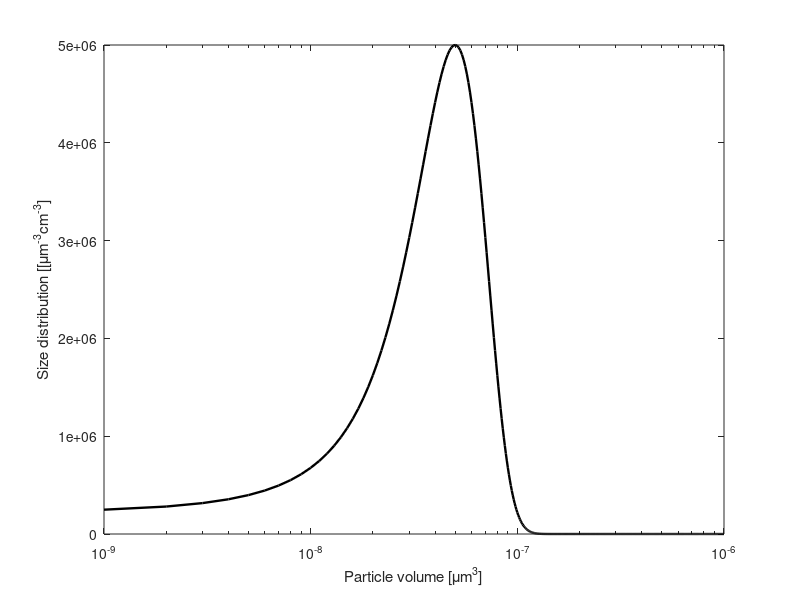

This chart was generated by the following MATLAB code: (Note: this script raises an error after producing the figure.)
% This code calculates an example temporal evolution with chosen parameter
% for monodisperse General Dynamic Equation of Aerosols (GDE), which is
% described in detail in Seinfeld, J. H., & Pandis, S. N. (2016).
% Atmospheric chemistry and physics: From air pollution to climate change,
% 3rd edition.
%
% Chosable parameters are:
% - Decision parameter for discrete GDE calculation
% - Plot initial distribution
% - Number of elements and bins for FEM and sectional method respectively
% - Upwinding Petrov-Galerkin parameter
% - Size interval for aerosol distribution
% - Initial distribution
% - Growth function
%
% Teemu Salminen
% Department of Technical Physics
% Unversity of Eastern Finland
% March 2023
%
clear all
close all
clc

% Add functions subfolder into the search path
addpath(genpath([pwd,'\GDE_functions']))

% CREATE DISCRETE GDE TEMPORAL EVOLUTION
create_disc = 'y'; % 'n'/'y' (no/yes)

% PLOT INITIAL SIZE DISTRIBUTION
plot_init = 'y'; % 'n'/'y' (no/yes)

% NUMBER OF BINS AND ELEMENTS
bins = 100;
elements = 100;

% PARAMETERS FOR THE SIZE INTERVAL
Vmin = -9;
Vmax = -6; % The size interval is chosen to be narrow because of discrete GDE

% PETROV-GALERKIN PARAMETER
eps = 0.3;

% Discretization for the discrete GDE
vv = 10^Vmin:10^Vmin:10^Vmax;
vv = vv(:);

% Changing the value of the number distribution to value of number
% concentration (for monomers)
vN0 = vv(1);
n01 = 5e10;
N0 = vN0*n01;

% CREATING INITIAL DISTRIBUTION
sigma1 = 2e-8;
mu1 = 50*10^Vmin;
N1 = 5e6;
f1 = N1*exp(-0.5*((vv-mu1)./sigma1).^2);
n_initial = @(v)  N1*exp(-0.5*((v-mu1)./sigma1).^2);
n0 = n_initial(vv);

% TEMPORAL DISCRETIZATION PARAMETER
tmax = 96;
delta_t = 0.5;
tt = [0:delta_t:tmax]';

if plot_init == 'y'
    figure
    semilogx(vv,n0,'k','LineWidth',1.7)
    xlabel('Particle volume [\mum^3]')
    ylabel('Size distribution [[\mum^{-3}cm^{-3}]')
    drawnow
end

% CREATE COAGULATION KERNEL
% This can be changed. Here Brownian coagulation kernel is applied

% Parameters for the coagulation kernel function
T = 280; % Temperature K
rho = 1000; % kg/m^3 Density of particles
rho = rho*10^-(6*3); % kg/mum^3
k_b = 1.3806e-23; % m^2*kg*s^-2 K ^-1 Boltzmans constant
k_b = k_b*10^(2*6); % mum^2...
b = (3/(4*pi))^(1/6)*sqrt(6*k_b*T/rho);
% b = b*10^(-4*1); % unit convertion to cm/s

% Coagulation kernel function (Can be changed)
fun = @(v,w) 3600*10^(-9)*b*(1./w+1./v).^(1/2).*(v.^(1/3)+w.^(1/3)).^2;

%% Discrete GDE time evolution where smallest particle consist 2 monomers
if create_disc == 'y'
    [N_disc,n_disc,d_disc,dd_disc,tt_disc] = discrete_GDE_solver_final(vv(2),10^Vmax,fun, n_initial,@(t) 0,[], delta_t, tmax, 'crank',vN0,n01,'GDE');
end
%% FEM matrix creations for the problem
if create_disc == 'y'
    g = logspace(log10(min(d_disc)),Vmax,elements)';
else
    g = logspace(Vmin,Vmax,elements)';
end
g = g(:);

% CREATE COAGULATION FEM MATRICES
% Inputs: 1. node points, 2. coagulation kernel, 3. number of quadrature
% points (3,5), Petrov-Galerkin parameter
[B,C,B_petrov,C_petrov] = Coagulation_quadrature_matrix_creator2(g,fun,3,eps);

% CREATE CONDENSATION FEM MATRICES
% Function for condensation can be changed!
GR = @(v) 3600*10^(-9)*N0.*10^Vmin*b*(1./(10^Vmin)+1./v).^(1/2).*(v.^(1/3)+(10^Vmin).^(1/3)).^2;
% Derivative of GR
dGR = @(v) 3600*10^(-9)*N0.*10^Vmin*b*(-(1/2)*v.^(-2).*(1./(10^Vmin)+1./v).^(-1/2).*(v.^(1/3)+(10^Vmin).^(1/3)).^2 ...
    +2*(1/3)*v.^(-2/3).*(1./(10^Vmin)+1./v).^(1/2).*(v.^(1/3)+(10^Vmin).^(1/3)));

if exist('d_disc','var')
    [K_petrov,M_petrov,~,K,M] = Condensation_FEM_matrix_creator(...
        elements,[log10(min(d_disc)),Vmax],GR,dGR,eps);
else
    [K_petrov,M_petrov,~,K,M] = Condensation_FEM_matrix_creator(...
        elements,[Vmin,Vmax],GR,dGR,eps);
end
M = cell2mat(M);
M_petrov = cell2mat(M_petrov);
K = cell2mat(K);
K_petrov = cell2mat(K_petrov);

%% FE time evolutions
n_FEM(:,1) = n_initial(g);
n_PGFEM(:,1) = n_initial(g);
if exist('n_disc','var')
    derivative = [0;diff(n_disc(1,:))'];
    [n_FEM,tt1] = CrankNicolsonGDE_new( M,K,B,C,n_FEM,[0,tmax],delta_t,n_disc(1,:)',derivative);
else
    % With zero boundary condition
    [n_FEM,tt1] = CrankNicolsonGDE_new( M,K,B,C,n_FEM,[0,tmax],delta_t,zeros(length(tt),1),zeros(length(tt),1));
end

%% Sectional method for the GDE

if create_disc == 'y'
    d_edges = logspace(log10(min(d_disc)),Vmax,bins)';
else
    d_edges = logspace(Vmin,Vmax,bins)';
end
d_widths = diff(d_edges);
d = d_edges(1:end-1) + .5*d_widths; % midpoints of the bins
R = zeros(length(d));

% Creating size splitting operator for the sectional method
X = Size_splitting_operator(d);

nd = length(d);


bb = -1./diff(d);
a = -(d_widths(2:end)./d_widths(1:end-1)).*bb;
bb = [bb(1); bb];

% GR = @(v) 3600*10^(-9)*N0.*10^Vmin*b*(1./(10^Vmin)+1./v).^(1/2).*(v.^(1/3)+(10^Vmin).^(1/3)).^2;
I = zeros(nd,1);
I = GR(d);

it = 1;
g_true = [];
g_true(:,it) = I;

AA = diag(bb.*g_true(:,it));
gg = g_true(:,it);
AAtmp = diag(a.*gg(1:end-1));
AA(2:end,1:end-1) = AA(2:end,1:end-1) + AAtmp;

for j = 1:length(d)

    Beta(:,j) = fun(d,d(j));

end
Beta_form = Beta;

% Initial distribution
n_diff(:,1) = n_initial(d);
N_diff(:,1) = n_diff.*d_widths;
tic
for kk = 1:length(tt)-1

    % Formation matrix F creation
    F = zeros(length(d));
    for j = 1:length(d)

        F(j,:) = N_diff(:,kk)'*(0.5*Beta_form.*X{j});


    end
    R = N_diff(:,kk).*Beta;

    % Crank-Nicolson for difference method
    N_diff(:,kk+1) = (eye(size(F))-delta_t/2*(F-R+AA))\(N_diff(:,kk)+delta_t/2*(F-R+AA)*N_diff(:,kk));
    n_diff(:,kk+1) = N_diff(:,kk+1)./d_widths;
end

%% Error computations for the FEM and the sectional method
if create_disc == 'y'
    [error_sec,avg_error_sec] = Error_estimator(d,n_diff,d_disc,n_disc,d_edges,1);
    [error_FEM,avg_error_FEM] = Error_estimator(g,n_FEM,d_disc,n_disc);
end
%% Plotting

% Create figure by using the fig function
h1 = fig('width',12.75,'height',12,'font','Helvetica','fontsize',13);

if create_disc == 'y'
    semilogx(d_disc,n_disc(:,1),'k--','LineWidth',1.5)
    hold on
    semilogx(g,n_FEM(:,end),'b','LineWidth',1.1)
    semilogx(d,n_diff(:,end),'r','LineWidth',1.1)
    semilogx(d_disc,n_disc(:,end),'k--','LineWidth',1.5)
    legend('Discrete','FEM','Sectional','location','northwest')
    xlabel('Particle Volume [\mum^3]')
    ylabel('Size distribution [\mum^{-3}cm^{-3}]')
    legend boxoff

    h2 = fig('width',12.75,'height',12,'font','Helvetica','fontsize',13);
    plot(tt,error_FEM,'LineWidth',1.5)
    hold on
    plot(tt,error_sec,'LineWidth',1.5)
    xlabel('Evolution time [s]')
    ylabel('Relative error [%]')
    legend('FEM','Sectional','location','northwest')
    legend boxoff


    % "Banana" plot for the size distribution
    h3 = fig('width',12.75,'height',12,'font','Helvetica','fontsize',13,'border','on');
    [d_grid,t_grid] = meshgrid(d_disc,tt_disc);
    imgrid.d_grid = d_grid;
    imgrid.t_grid = t_grid;
    % labels
    labels.xlab = 'Time [s]';
    labels.ylab = 'Particle Volume [\mum^3]';
    labels.yscale = 'Log';
    labels.ytick = [1e-9 1e-7 1e-6];
    % labels.xtick = [0 10 20 30 40 48];
    labels.xtick = [0 24 48 72 96];
    labels.clab = 'Number distribution [d N/d ln(v_p)]';
    labels.size = 13;
    labels.title = [];
    % Data
    ImagesForScaling = [n_disc];
    fig1.figno = 5;
    fig1.position = [];
    fig1.subplot = [];
    fig1.clf = 0;
    c = PlotParticleDensityEvolution(n_disc,imgrid,ImagesForScaling,labels,fig1);
    c.Limits = [0,max(max(n_disc))];
else
    semilogx(g,n_FEM(:,1),'k--','LineWidth',1.5)
    hold on
    semilogx(g,n_FEM(:,end),'b','LineWidth',1.1)
    semilogx(d,n_diff(:,end),'r','LineWidth',1.1)
    legend('Initial','FEM','Sectional','location','northwest')
    xlabel('Particle Volume [\mum^3]')
    ylabel('Size distribution [\mum^{-3}cm^{-3}]')
    legend boxoff

    % "Banana" plot for the size distribution
    h3 = fig('width',12.75,'height',12,'font','Helvetica','fontsize',13,'border','on');
    [d_grid,t_grid] = meshgrid(g,tt1);
    imgrid.d_grid = d_grid;
    imgrid.t_grid = t_grid;
    % labels
    labels.xlab = 'Time [s]';
    labels.ylab = 'Particle Volume [\mum^3]';
    labels.yscale = 'Log';
    labels.ytick = [1e-9 1e-7 1e-6];
    % labels.xtick = [0 10 20 30 40 48];
    labels.xtick = [0 24 48 72 96];
    labels.clab = 'Number distribution [d N/d ln(v_p)]';
    labels.size = 13;
    labels.title = [];
    % Data
    ImagesForScaling = [n_FEM];
    fig1.figno = 5;
    fig1.position = [];
    fig1.subplot = [];
    fig1.clf = 0;
    c = PlotParticleDensityEvolution(n_FEM,imgrid,ImagesForScaling,labels,fig1);
    c.Limits = [0,max(max(n_FEM))];
end




